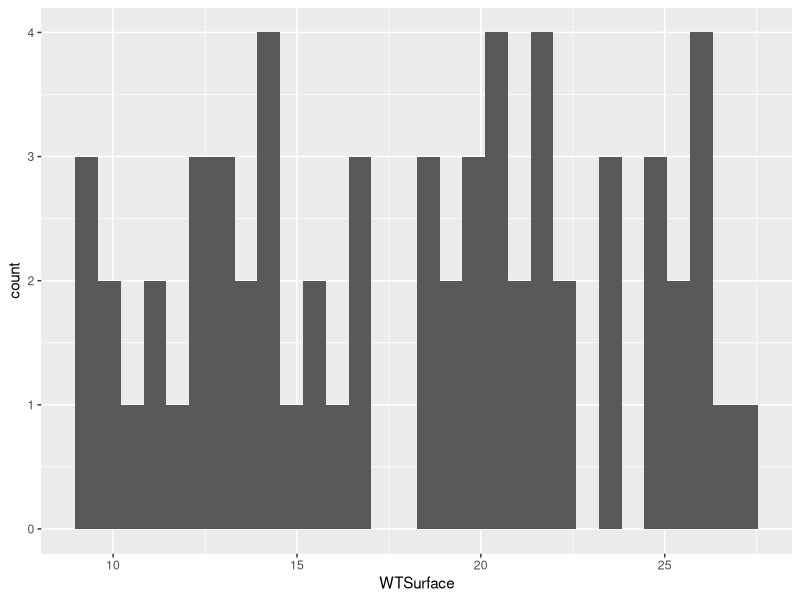
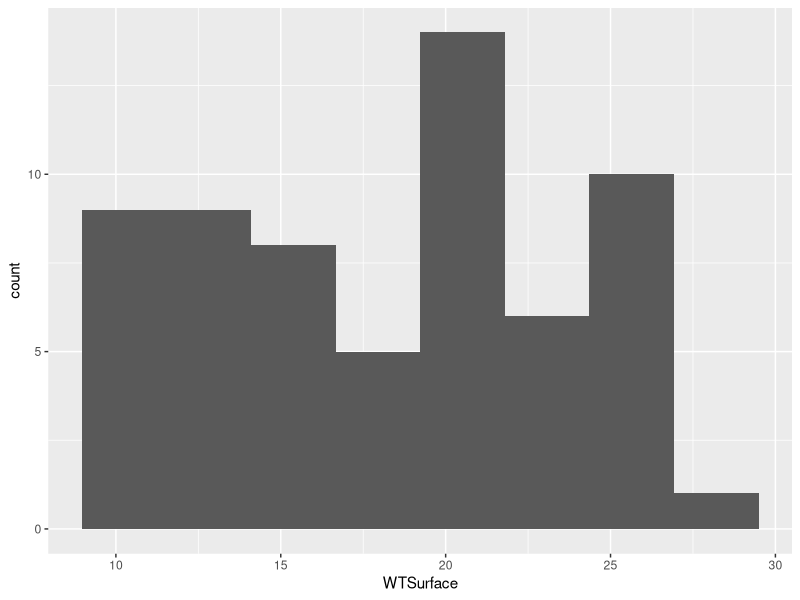
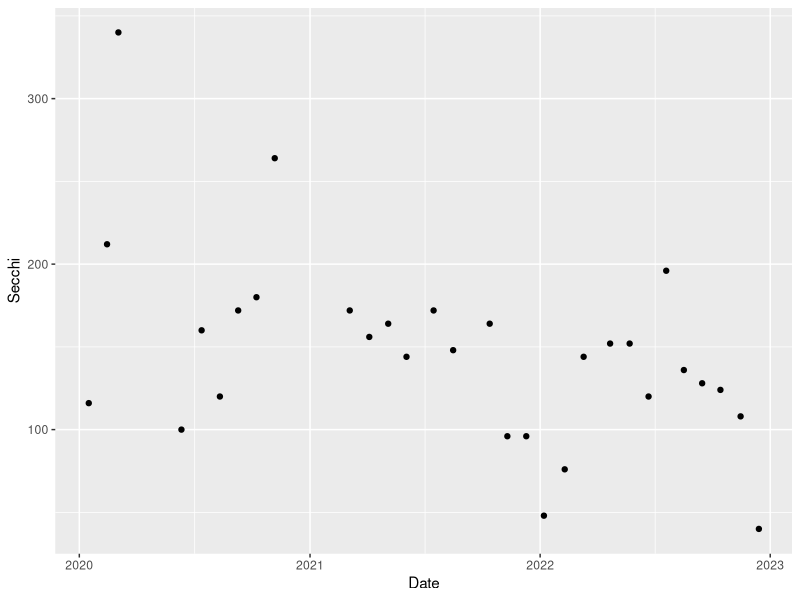
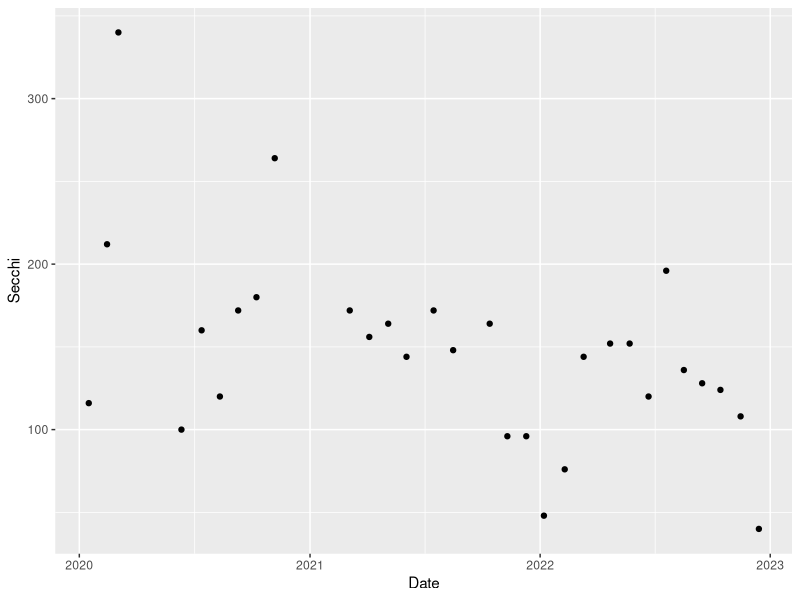
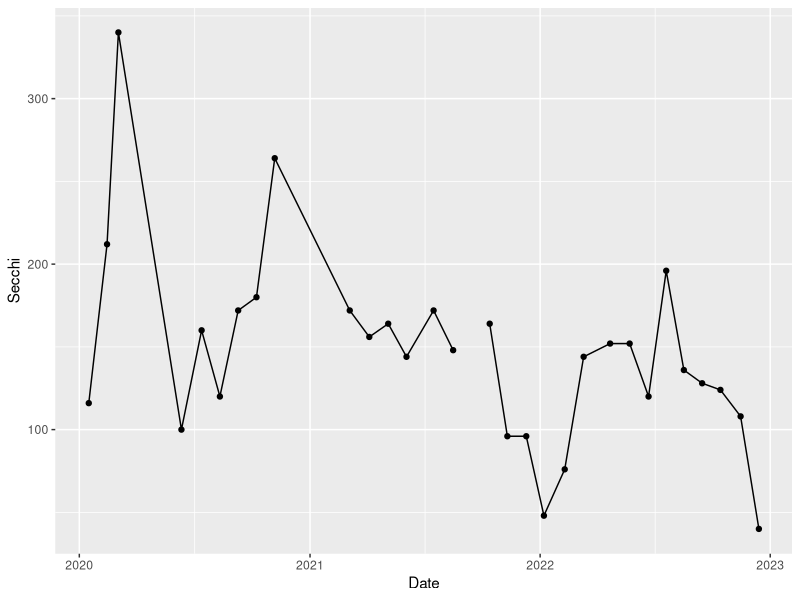
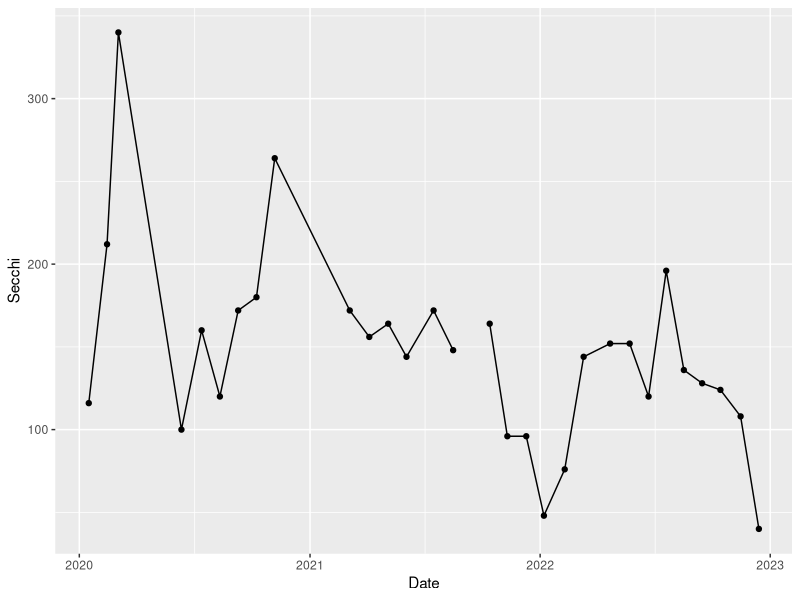
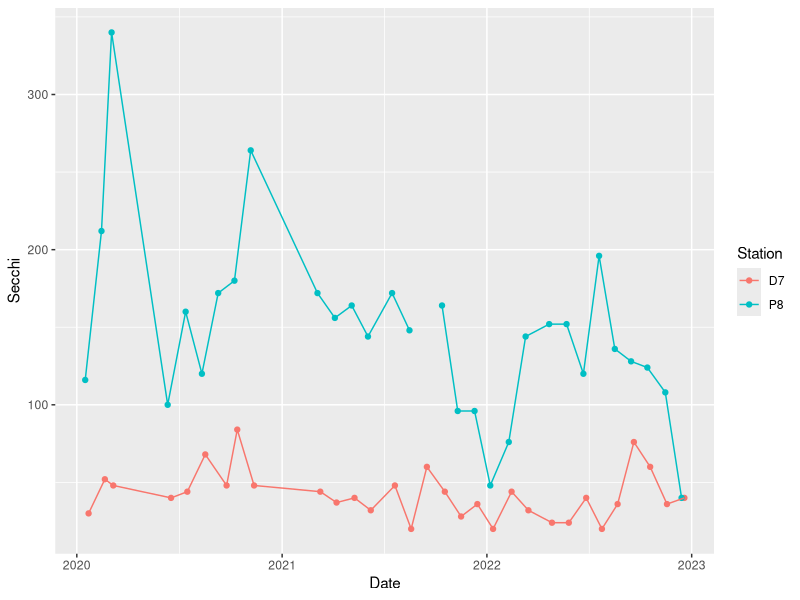
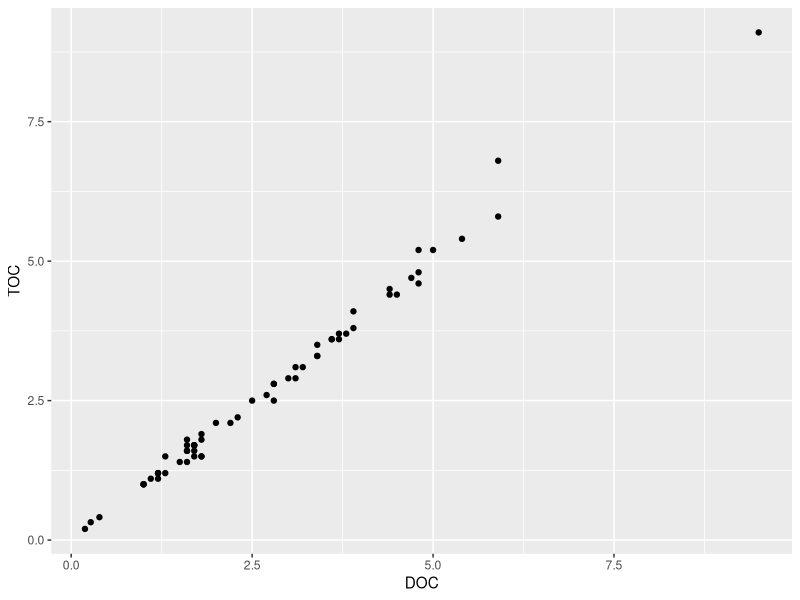

Write R code to recreate these figures, in order.
## ---- chunk 1

library(tidyverse) #suite of data science tools
library(here) #setting working directory
library(patchwork) #combining plots into panels

## ---- chunk 2
wqdata <- read_csv( here("data/WQ_P8D7.csv"))

## ---- chunk 3

glimpse(wqdata)

## ---- chunk 4

(plot_hist_temp <- ggplot(data = wqdata, aes(x = WTSurface)) +
  geom_histogram()
)

## ---- chunk 5

(plot_hist_temp_bins <- ggplot(data = wqdata, aes(x = WTSurface)) +
  geom_histogram(bins = 8)
)

## ---- chunk 6

#filter data set to only data for station P8
wqdata_p8 <- wqdata %>% 
  filter(Station == "P8") 

#filter data set to only data for station D7
#we will use this a little later
wqdata_d7 <- wqdata %>% 
  filter(Station == "D7") 

#now plot the P8 subset of the data
(plot_ts_points <- ggplot(data = wqdata_p8, aes(x = Date, y = Secchi)) +
  geom_point()
)

## ---- chunk 7

#you can also do the filtering and plotting all at once if you want
(plot_ts_points2 <- wqdata %>% 
    filter(Station == "P8") %>% 
      ggplot(aes(x = Date, y = Secchi)) +
    geom_point()
)

## ---- chunk 8
#| warning: true

#time series plot with connecting lines
(plot_ts_points_lines_p8 <- ggplot(data = wqdata_p8, aes(x = Date, y = Secchi)) +
  geom_point()+
  geom_line())

## ---- chunk 9

(plot_ts_points_lines_p8_2<- plot_ts_points +
  geom_line())

## ---- chunk 10

#time series plot with connecting lines for both stations
(plot_ts_points_lines_two <- ggplot(data = wqdata, aes(x = Date, y = Secchi, group = Station)) +
  geom_point(aes(color = Station))+
  geom_line(aes(color = Station)))

## ---- chunk 11

(plot_scatter <- ggplot(data = wqdata, aes(x = DOC, y = TOC)) +
  geom_point()
)

## ---- chunk 12
(plot_scatter_trend <- plot_scatter +
   geom_smooth(method = lm)
   )

## ---- chunk 13
cor.test(wqdata$DOC,wqdata$TOC)
## ---- chunk 14
#| warning: true

(plot_bw1 <- ggplot(data = wqdata, aes(x = Microcystis, y = WTSurface)) +
   geom_boxplot()
   )

## ---- chunk 15
(plot_bw2 <- ggplot(data = wqdata, aes(x = factor(Microcystis), y = WTSurface)) +
   geom_boxplot()
   )
## ---- chunk 16

(plot_bw_points <- plot_bw2 +
   geom_jitter()
   )

## ---- chunk 17

wqdata_means <- wqdata %>% 
  group_by(Microcystis) %>% 
  summarize(temp_mean = mean(WTSurface)
            ,temp_sd = sd(WTSurface)
            ,secchi_mean = mean(Secchi,na.rm = T)
            ,secchi_sd = sd(Secchi,na.rm = T)
            )

(plot_bar <- ggplot(data = wqdata_means, aes(x = factor(Microcystis), y = temp_mean)) +
   geom_bar(stat = 'identity')
   )

## ---- chunk 18
(plot_bar2 <- ggplot(data = wqdata_means) +
    geom_col(aes(x = factor(Microcystis), y = temp_mean))
    )
## ---- chunk 19

(plot_bar_error <- ggplot(data = wqdata_means, aes(x = factor(Microcystis), y = temp_mean)) +
   geom_bar(stat = 'identity')+
     geom_errorbar(aes(ymin = temp_mean-temp_sd, ymax = temp_mean+temp_sd),width = 0.2)
   )


## ---- chunk 20

#first we will rearrange the data frame a bit to make plotting easier
wqdata_p8_nutrients <- wqdata_p8 %>% 
  #reduce data set down to just the needed columns
  select(Station, Date, DissAmmonia, DissNitrateNitrite) %>% 
  #convert from wide to long format
  pivot_longer(cols = c(DissAmmonia,DissNitrateNitrite), names_to = "Nutrient", values_to = "Value")

## ---- chunk 21
(plot_bar_stack_abs <- ggplot(data = wqdata_p8_nutrients, aes(x = Date, y = Value, fill = Nutrient)) +
   geom_bar(stat = 'identity')
   )
## ---- chunk 22
(plot_bar_stack_rel <- ggplot(data = wqdata_p8_nutrients, aes(x = Date, y = Value, fill = Nutrient)) +
   geom_bar(stat = "identity", position = "fill")
 )
## ---- chunk 23

wqdata_d7_nutrients <- wqdata_d7 %>% 
  #reduce data set down to just the needed columns
  select(Station, Date, DissAmmonia, DissNitrateNitrite) %>% 
  #convert from wide to long format
  pivot_longer(cols = c(DissAmmonia,DissNitrateNitrite), names_to = "Nutrient", values_to = "Value")

## ---- chunk 24

#faceted time series plot for Dissolved Ammonia
(plot_ts_points_lines_facet <- ggplot(data = wqdata, aes(x = Date, y = Secchi)) +
  geom_point()+
  geom_line())+
  facet_grid(Station~.)

## ---- chunk 25

#time series plot for two analytes with different y-axis ranges
(plot_bar_stack_abs_facet <- ggplot(data = wqdata_p8_nutrients, aes(x = Date, y = Value)) +
   geom_bar(stat = 'identity')+
  facet_grid(Nutrient~., scales = "free_y")
)

## ---- chunk 26

#two side by side
plot_hist_temp_bins + plot_bar_stack_abs

## ---- chunk 27
#two stacked
plot_hist_temp_bins / plot_bar_stack_abs

## ---- chunk 28
#one large on left and two small stacked on right
plot_hist_temp_bins+(plot_hist_temp_bins / plot_bar_stack_abs)
## ---- chunk 29

#basic time series plot with connecting lines for both stations
(plot_ts_points_lines_two <- ggplot(data = wqdata, aes(x = Date, y = Secchi)) +
  geom_point(aes(color = Station))+
  geom_line(aes(color = Station)))

#different point types for different stations
(plot_ts_points_lines_two_pts <- ggplot(data = wqdata, aes(x = Date, y = Secchi)) +
  geom_point(aes(color = Station, shape = Station))+
  geom_line(aes(color = Station)))

#different line types for different stations
(plot_ts_points_lines_two_pts_lty <- ggplot(data = wqdata, aes(x = Date, y = Secchi)) +
  geom_point(aes(color = Station, shape = Station))+
  geom_line(aes(color = Station, linetype = Station)))

#adjust point sizes and line widths
(plot_ts_points_lines_two_pts_lty_sz <- ggplot(data = wqdata, aes(x = Date, y = Secchi)) +
  geom_point(aes(color = Station, shape = Station), size = 3)+
  geom_line(aes(color = Station, linetype = Station), size = 1.2))


#Customize colors 
(plot_ts_points_lines_two_custom <- ggplot(data = wqdata, aes(x = Date, y = Secchi)) +
  geom_point(aes(color = Station, shape = Station), size = 3)+
  geom_line(aes(color = Station, linetype = Station), size = 1.2)+
  scale_color_manual(values =c("midnightblue","darkorange3"))
)

#Customize point shapes 
(plot_ts_points_lines_two_custom2 <- ggplot(data = wqdata, aes(x = Date, y = Secchi)) +
  geom_point(aes(color = Station, shape = Station), size = 3)+
  geom_line(aes(color = Station, linetype = Station), size = 1.2)+
  scale_color_manual(values =c("midnightblue","darkorange3")) +
  scale_shape_manual(values = c(15,17))
)


#Customize line types
(plot_ts_points_lines_two_custom3 <- ggplot(data = wqdata, aes(x = Date, y = Secchi)) +
  geom_point(aes(color = Station, shape = Station), size = 3)+
  geom_line(aes(color = Station, linetype = Station), size = 1.2)+
  scale_color_manual(values =c("midnightblue","darkorange3")) +
  scale_shape_manual(values = c(15,17)) +
  scale_linetype_manual(values = c("dotted","longdash"))
)



## ---- chunk 30

(plot_bar <- ggplot(data = wqdata_means, aes(x = factor(Microcystis), y = temp_mean, fill = factor(Microcystis))) +
   geom_bar(stat = 'identity')+
   scale_fill_viridis_d()
   )


## ---- chunk 31
#change background from gray with white grid to white with gray grid
(plot_background_bw <- plot_ts_points_lines_two_custom + 
  theme_bw()
)

#change background to white with no grid and only axis lines on the left and bottom sides
(plot_background_classic <- plot_ts_points_lines_two_custom + 
  theme_classic()
)

## ---- chunk 32
(plot_labels <- plot_background_classic +
  labs(x = "Sampling Date"
       , y = "Secchi depth (cm)"
       ,title = "Secchi depth comparison"
       )
)

